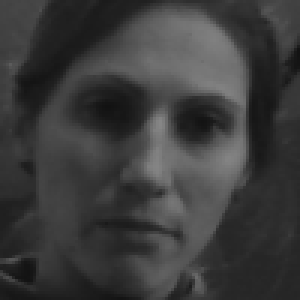
#> input picture faces/Caitlin/1.png, 100 x 100 px, given in place of the camera (shown 3 times larger)
$ python train.py faces/Caitlin/1.png
#> lines starting #> are read from the running program, lines starting #| are printed output that depends on the picture; after the words box and inside, x2 and y2 are one past the last pixel; in counts of white or black regions, pixels touching at a corner belong together
import cv2,sys,numpy,csv
import os

def main():
 fn_haar='haar-face.xml'
 fn_dir='faces'
 fn_name=sys.argv[1]
 path = os.path.join(fn_dir, fn_name)

 if os.path.isdir(path):
  print('Name already exists.')
  cont=raw_input('Continue? y/N:').lower()
  if cont!='y':
   return 0
  id=len([name for name in os.listdir(path) if os.path.isfile(name)])
 else:
  os.mkdir(path)
  id=1


 downsize = 4

 im_width, im_height = 112, 92
 im_width, im_height = 100,100

 haar_cascade = cv2.CascadeClassifier(fn_haar)
 webcam = cv2.VideoCapture(0)

 while True:
  if id>50:
   break
  rval, frame = webcam.read()
#> frame is the input picture: shape (100, 100, 3); min 18, max 134, mean 59.8
  frame=cv2.flip(frame,1,0)
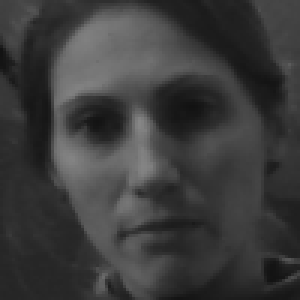
#> frame: shape (100, 100, 3) (shown 3 times larger); min 18, max 134, mean 59.8
  gray=cv2.cvtColor(frame, cv2.COLOR_BGR2GRAY)
  minigray = cv2.resize(gray, (gray.shape[1]/downsize,gray.shape[0]/downsize))
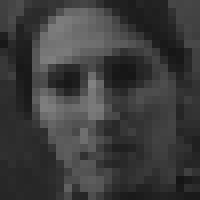
#> minigray: shape (25, 25) (shown 8 times larger); min 21, max 130, mean 60.1
  faces = haar_cascade.detectMultiScale(minigray)
#> faces = [[1, 2, 22, 22]]
  faces = sorted(faces,key=lambda x: x[3])
  if faces:
   face_i=faces[0]
#> face_i = [1, 2, 22, 22]
   x,y,w,h=[v*downsize for v in face_i]
#> x = 4; y = 8; w = 88; h = 88
   face=gray[y:y+h, x:x+w]
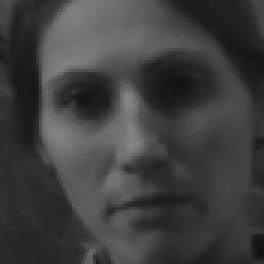
#> face: shape (88, 88) (shown 3 times larger); min 18, max 134, mean 62.7
   face_resize=cv2.resize(face,(im_width, im_height))
   cv2.imwrite('%s/%s.png'%(path, id), face_resize)
   cv2.rectangle(frame, (x,y), (x+w, y+h), (255, 255, 255), 3)
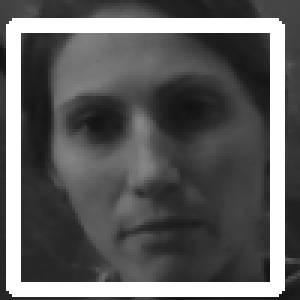
#> frame: shape (100, 100, 3) (shown 3 times larger); 17.48% of pixels changed, all inside (x1, y1, x2, y2) = (2, 6, 95, 99)
   pos_x=x-10
#> pos_x = -6
   pos_y=y-10
#> pos_y = -2
   cv2.putText(frame, '%s'%(fn_name), (pos_x, pos_y), cv2.FONT_HERSHEY_PLAIN, 1, (255,255,255))
   id +=1
  cv2.imshow("faces", frame)
  key=cv2.waitKey(10)
#> (key Esc is pressed here)
  if key==27:
   break


main()
